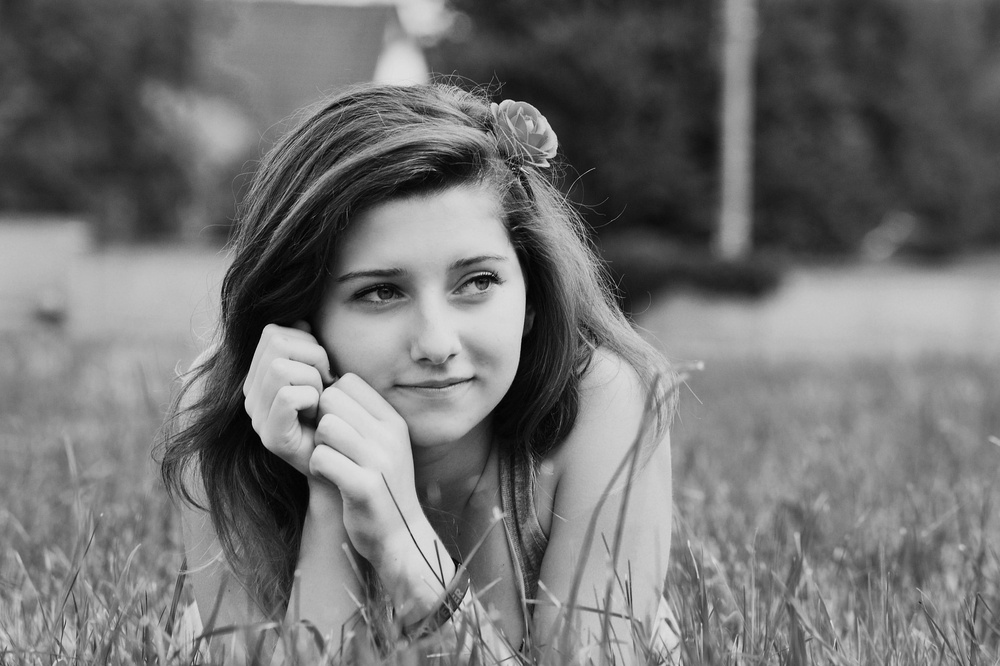
#> input picture black_white.jpg, 1000 x 666 px, shrunk from 1920 x 1279 before the run
$ python histograma_ecualizacion.py
#> lines starting #> are read from the running program, lines starting #| are printed output that depends on the picture
import cv2
import numpy as np
import matplotlib.pyplot as plt

imagen=cv2.imread("black_white.jpg",0)
#> imagen is the input picture: shape (666, 1000); min 0, max 241, mean 114.4

plt.figure()
plt.title('Histograma de colores')
plt.xlabel('Intensidad')
plt.ylabel('Cantidad de pixeles')

histograma=cv2.calcHist([imagen], [0],None,[256],[0,256])
#> histograma = 256 values, max 6737 at index 137, min 0 at index 230, mean 2601.6
plt.plot(histograma)

plt.xlim([0,256])

# Ecualizacion puntual
# img_eq=cv2.equalizeHist(imagen)
# hist_eq=cv2.calcHist([img_eq], [0],None,[256],[0,256])
# plt.plot(hist_eq)

#ecualizacion adaptativa
umbral=2.0
tile=8

clahe=cv2.createCLAHE(clipLimit=umbral,tileGridSize=(tile,tile))
img_eq=clahe.apply(imagen)
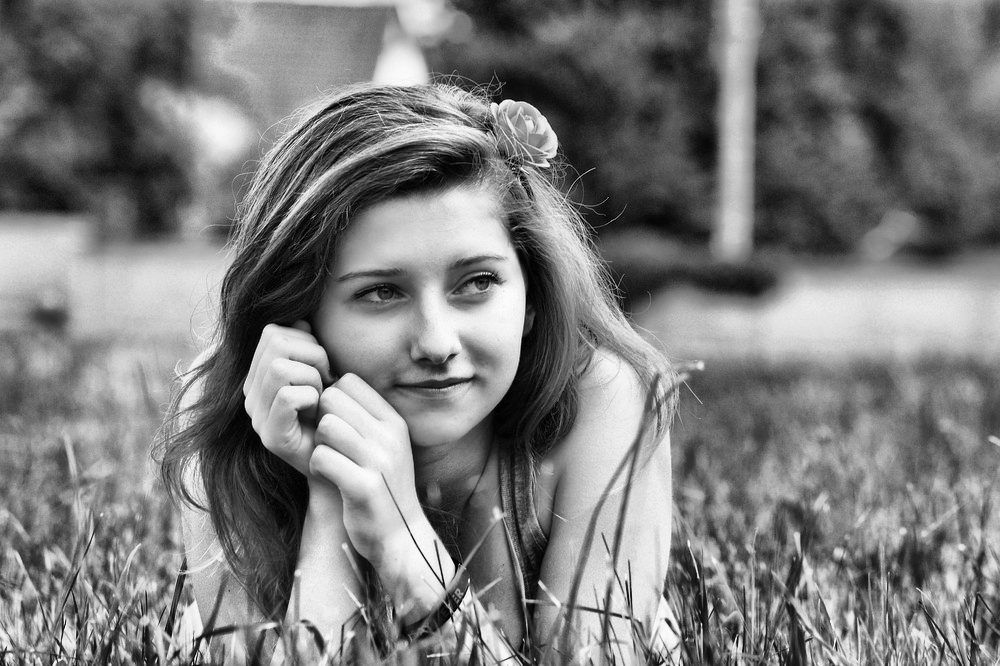
#> img_eq: shape (666, 1000); min 0, max 252, mean 123.8
hist_clahe=cv2.calcHist([img_eq], [0],None,[256],[0,256])
#> hist_clahe = 256 values, max 4060 at index 94, min 0 at index 253, mean 2601.6
plt.plot(hist_clahe)

plt.show()
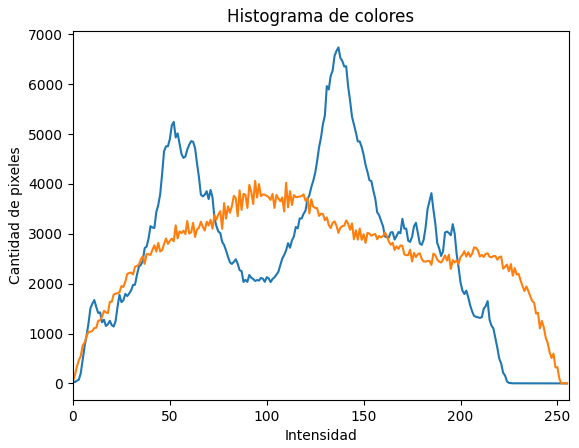
#> figure drawn by matplotlib, 1 panel; curve peaks at x = 137, y = 6737; curve peaks at x = 94, y = 4060

cv2.imshow('Original',imagen)
cv2.imshow('Ecualizada',img_eq)

cv2.waitKey(0)
cv2.destroyAllWindows()
